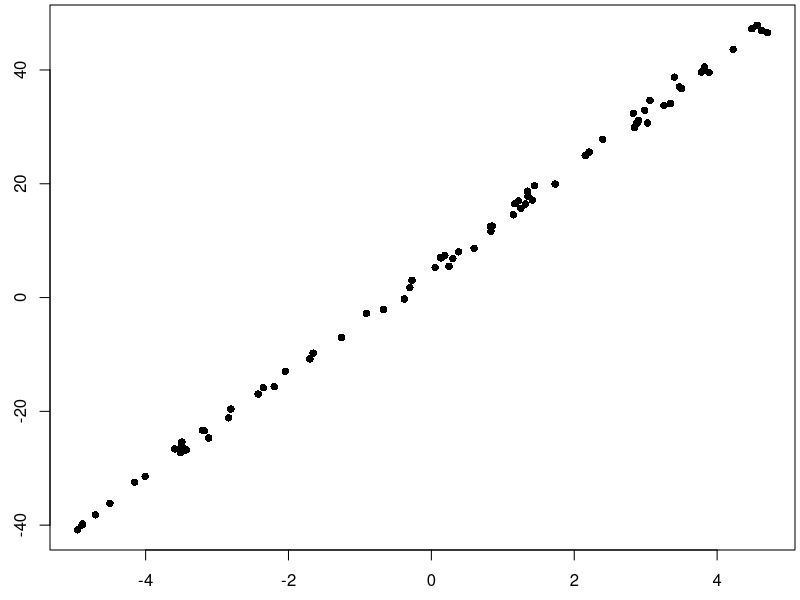

The R source for this figure:
## ---- chunk 1
knitr::opts_chunk$set(echo = TRUE, message = FALSE, warning = FALSE)
## ---- chunk 2
# Use this R-Chunk to load all your libraries!

## ---- chunk 3
# Use this R-Chunk to import all your datasets!
set.seed(1106)
A <- runif(1,-10,10)
B <- runif(1,-10,10)
x <- runif(75,-5,5)
y <- A + B*x + rnorm(length(x),0,1)

data.ex2 <- as.data.frame(cbind(input = x, measurement = y))
## ---- chunk 4
par(mfrow=c(1,1),mar=c(2.5,2.5,0.25,0.25))
plot(data.ex2$input,data.ex2$measurement,pch=16)
## ---- chunk 5
x <- data.ex2$input
y <- data.ex2$measurement

a2.best <- (sum(x*y)-sum(x)*sum(y)/length(x))/(sum(x^2)-sum(x)^2/length(x))
a1.best <- (sum(y)-a2.best*sum(x))/length(x)
a1.best
a2.best
## ---- chunk 6
D <- length(x)*sum(x^2) - sum(x)^2
D
